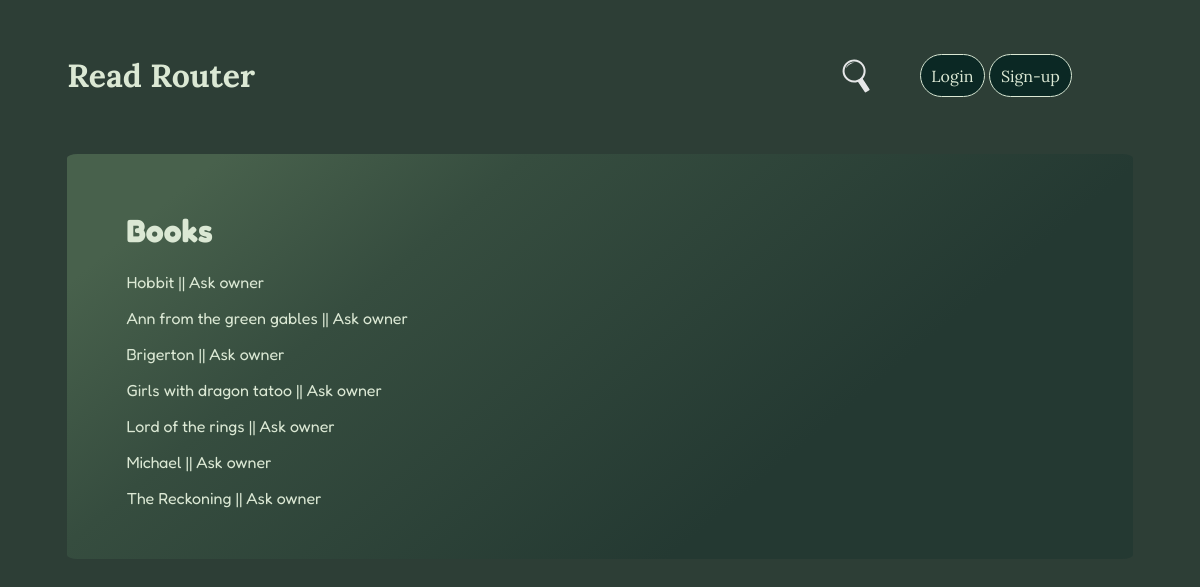
/books, run on the app's committed database.
### myapp/core/models/book.py (models this page shows, shortened)
class Book(db.Model):
    __tablename__ = 'book'
    id = db.Column(db.Integer, primary_key=True)
    title = db.Column(db.String(50), nullable=True)
    author = db.Column(db.String(20))
    year_of_publication = db.Column(db.String(5))
    about = db.Column(db.String)
    owner = db.Column(db.Integer)
    user_id = db.Column(db.Integer, db.ForeignKey('user.id'))
    genre_id = db.Column(db.Integer, db.ForeignKey('genre.id'), nullable=True, default=None)

### myapp/core/routes/main.py (the view)
@main.route('/books', methods=['GET'])
def index_books():
    template = f'{template_folder}/books.html'
    return render_template(template, books_res=Book.query.all())

### myapp/templates/pages/main/books.html
{% extends "base.html" %}
{% block content %}
    <div class="sections">
        <h1>Books</h1>
        <div class="user-card">
            {% for book in books_res %}
            <p> {{ book.title }} || <a href="user/{{ book.owner }}">Ask owner</a> </p>
            {% endfor %}
        </div>
    </div>
{% endblock %}

### myapp/static/css/style.css (style rules this page uses)
body { background-color: #2d3e36; }
.font-color { color: #dbe8d4; }
a { color: #dbe8d4; text-decoration: none; }

### data on the page
Book: title "Hobbit"
Book: title "Ann from the green gables"
Book: title "Brigerton"
Book: title "Girls with dragon tatoo"
Book: title "Lord of the rings"
Book: title "Michael"
Book: title "The Reckoning"
